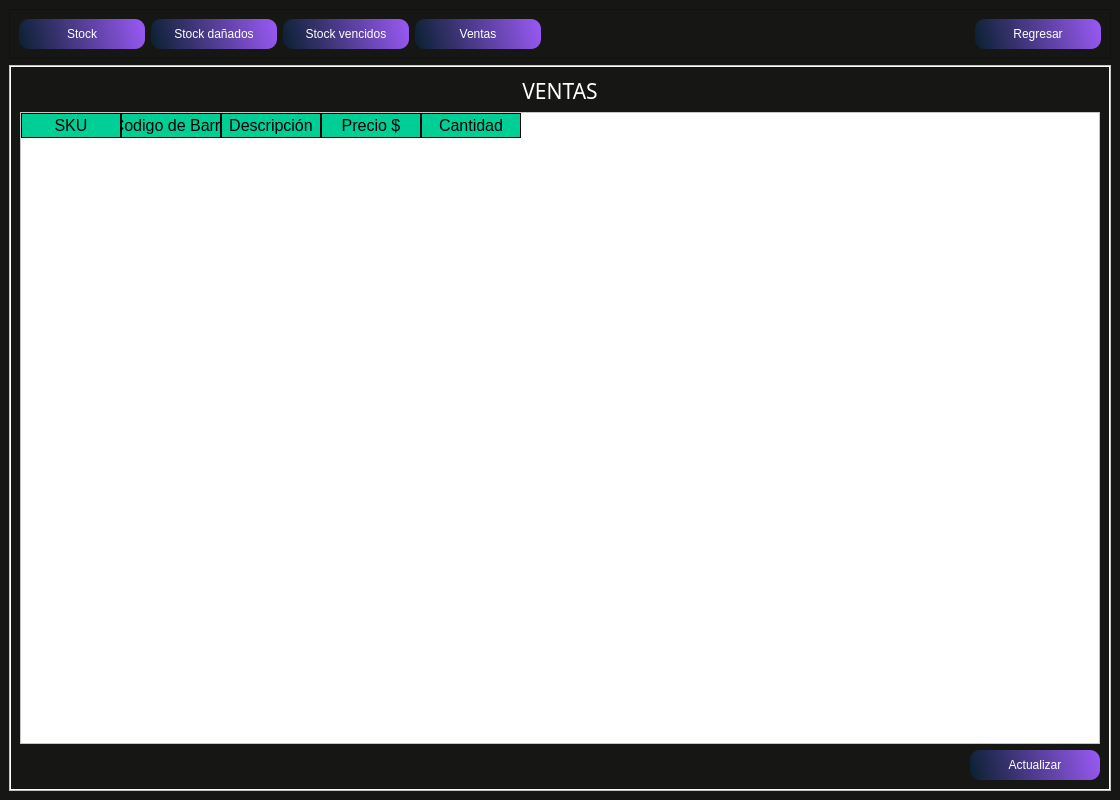
<?xml version="1.0" encoding="UTF-8"?>
<ui version="4.0">
 <class>MainWindow</class>
 <widget class="QMainWindow" name="MainWindow">
  <property name="geometry">
   <rect>
    <x>0</x>
    <y>0</y>
    <width>1120</width>
    <height>800</height>
   </rect>
  </property>
  <property name="minimumSize">
   <size>
    <width>1120</width>
    <height>800</height>
   </size>
  </property>
  <property name="maximumSize">
   <size>
    <width>16777215</width>
    <height>16777215</height>
   </size>
  </property>
  <property name="windowTitle">
   <string>MainWindow</string>
  </property>
  <widget class="QWidget" name="centralwidget">
   <property name="styleSheet">
    <string notr="true">background-color: rgb(22, 22, 20);

</string>
   </property>
   <layout class="QVBoxLayout" name="verticalLayout_2">
    <item>
     <widget class="QFrame" name="frame_superior">
      <property name="maximumSize">
       <size>
        <width>16777215</width>
        <height>50</height>
       </size>
      </property>
      <property name="styleSheet">
       <string notr="true">

QPushButton{
background-color: qlineargradient(spread:reflect, x1:0, y1:0.562273, x2:1, y2:0.5, stop:0 rgba(11, 38, 67, 184), stop: 1 rgba(150, 88, 240, 255));
border-radius: 10px;
font: 12pt &quot;Sans Serif&quot;;
color: rgb(255, 255, 254); }

QPushButton:hover{
background-color: qlineargradient(spread:reflect, x1:0, y1:0.562273, x2:0.949, y2:0.545455, stop: 0 rgba(11, 38, 67, 184), stop:1 rgba(88, 240, 171, 255));
border-radius:10px;
font: 12pt &quot;Sans Serif&quot;;
color: rgb(255, 255, 254);
}</string>
      </property>
      <property name="frameShape">
       <enum>QFrame::StyledPanel</enum>
      </property>
      <property name="frameShadow">
       <enum>QFrame::Raised</enum>
      </property>
      <layout class="QHBoxLayout" name="horizontalLayout">
       <item>
        <widget class="QPushButton" name="pushButton_stock">
         <property name="minimumSize">
          <size>
           <width>126</width>
           <height>30</height>
          </size>
         </property>
         <property name="styleSheet">
          <string notr="true"/>
         </property>
         <property name="text">
          <string>Stock</string>
         </property>
        </widget>
       </item>
       <item>
        <widget class="QPushButton" name="pushButton_stock_danados">
         <property name="minimumSize">
          <size>
           <width>126</width>
           <height>30</height>
          </size>
         </property>
         <property name="styleSheet">
          <string notr="true"/>
         </property>
         <property name="text">
          <string>Stock dañados</string>
         </property>
        </widget>
       </item>
       <item>
        <widget class="QPushButton" name="pushButton_stock_vencidos">
         <property name="minimumSize">
          <size>
           <width>126</width>
           <height>30</height>
          </size>
         </property>
         <property name="styleSheet">
          <string notr="true"/>
         </property>
         <property name="text">
          <string>Stock vencidos</string>
         </property>
        </widget>
       </item>
       <item>
        <widget class="QPushButton" name="pushButton_Ventas">
         <property name="minimumSize">
          <size>
           <width>126</width>
           <height>30</height>
          </size>
         </property>
         <property name="styleSheet">
          <string notr="true"/>
         </property>
         <property name="text">
          <string>Ventas</string>
         </property>
        </widget>
       </item>
       <item>
        <spacer name="horizontalSpacer">
         <property name="orientation">
          <enum>Qt::Horizontal</enum>
         </property>
         <property name="sizeHint" stdset="0">
          <size>
           <width>245</width>
           <height>20</height>
          </size>
         </property>
        </spacer>
       </item>
       <item>
        <widget class="QPushButton" name="pushButton_regresar">
         <property name="minimumSize">
          <size>
           <width>126</width>
           <height>30</height>
          </size>
         </property>
         <property name="styleSheet">
          <string notr="true">QPushButton:hover{
background-color: qlineargradient(spread:pad, x1:0, y1:0, x2:1, y2:0, stop:0 rgba(0, 0, 0, 255), stop:0.727273 rgba(142, 19, 16, 255));
border-radius:10px;
font: 12pt &quot;Sans Serif&quot;;
color: rgb(255, 255, 254);
}</string>
         </property>
         <property name="text">
          <string>Regresar</string>
         </property>
        </widget>
       </item>
      </layout>
     </widget>
    </item>
    <item>
     <widget class="QFrame" name="frame_inferior">
      <property name="styleSheet">
       <string notr="true">QFrame{ 
	background-color: rgb(255, 255, 255);
}

QLabel {
background-color: #000000ff;
}

QTableWidget{
background-color: rgb(255, 255, 255);
	color: rgb(0, 0, 0);
	gridline-color: rgb(206, 0, 55);
font-size: 12px;
color: #000000;
}

QHeaderView::section {

background-color: rgb(0, 206, 151);

border: 1px solid rgb(0, 0, 0);

font-size: 12pt;

}

I

QTableWidget QTableCornerButton::section {

background-color: rgb(0, 0, 0);

border: 1px solid rgb(0, 206, 151);

}</string>
      </property>
      <property name="frameShape">
       <enum>QFrame::StyledPanel</enum>
      </property>
      <property name="frameShadow">
       <enum>QFrame::Raised</enum>
      </property>
      <layout class="QVBoxLayout" name="verticalLayout">
       <property name="leftMargin">
        <number>1</number>
       </property>
       <property name="topMargin">
        <number>1</number>
       </property>
       <property name="rightMargin">
        <number>1</number>
       </property>
       <property name="bottomMargin">
        <number>1</number>
       </property>
       <item>
        <widget class="QStackedWidget" name="stackedWidget">
         <property name="minimumSize">
          <size>
           <width>1080</width>
           <height>720</height>
          </size>
         </property>
         <property name="styleSheet">
          <string notr="true"/>
         </property>
         <property name="currentIndex">
          <number>3</number>
         </property>
         <widget class="QWidget" name="page_stock">
          <property name="minimumSize">
           <size>
            <width>1080</width>
            <height>720</height>
           </size>
          </property>
          <layout class="QVBoxLayout" name="verticalLayout_6">
           <item>
            <widget class="QLabel" name="label_stock">
             <property name="font">
              <font>
               <family>Impact</family>
               <pointsize>16</pointsize>
              </font>
             </property>
             <property name="styleSheet">
              <string notr="true">color: rgb(255, 255, 255);</string>
             </property>
             <property name="text">
              <string>STOCK</string>
             </property>
             <property name="alignment">
              <set>Qt::AlignCenter</set>
             </property>
            </widget>
           </item>
           <item>
            <widget class="QTableWidget" name="tableWidget_stock">
             <column>
              <property name="text">
               <string>SKU</string>
              </property>
             </column>
             <column>
              <property name="text">
               <string>Codigo de Barra</string>
              </property>
             </column>
             <column>
              <property name="text">
               <string>Descripción</string>
              </property>
             </column>
             <column>
              <property name="text">
               <string>Precio $</string>
              </property>
             </column>
             <column>
              <property name="text">
               <string>Cantidad</string>
              </property>
             </column>
            </widget>
           </item>
           <item>
            <layout class="QHBoxLayout" name="horizontalLayout_13">
             <item>
              <spacer name="horizontalSpacer_17">
               <property name="orientation">
                <enum>Qt::Horizontal</enum>
               </property>
               <property name="sizeHint" stdset="0">
                <size>
                 <width>40</width>
                 <height>20</height>
                </size>
               </property>
              </spacer>
             </item>
             <item>
              <widget class="QPushButton" name="pushButton_refrescar_stock_danados_2">
               <property name="minimumSize">
                <size>
                 <width>130</width>
                 <height>30</height>
                </size>
               </property>
               <property name="styleSheet">
                <string notr="true">
QPushButton{
background-color: qlineargradient(spread:reflect, x1:0, y1:0.562273, x2:1, y2:0.5, stop:0 rgba(11, 38, 67, 184), stop: 1 rgba(150, 88, 240, 255));
border-radius: 10px;
font: 12pt &quot;Sans Serif&quot;;
color: rgb(255, 255, 254); }

QPushButton:hover{
background-color: qlineargradient(spread:reflect, x1:0, y1:0.562273, x2:0.949, y2:0.545455, stop: 0 rgba(11, 38, 67, 184), stop:1 rgba(88, 240, 171, 255));
border-radius:10px;
font: 12pt &quot;Sans Serif&quot;;
color: rgb(255, 255, 254);
}</string>
               </property>
               <property name="text">
                <string>Actualizar</string>
               </property>
              </widget>
             </item>
            </layout>
           </item>
           <item>
            <layout class="QHBoxLayout" name="horizontalLayout_6"/>
           </item>
          </layout>
         </widget>
         <widget class="QWidget" name="page_stock_danados">
          <property name="styleSheet">
           <string notr="true"/>
          </property>
          <layout class="QVBoxLayout" name="verticalLayout_8">
           <item>
            <widget class="QLabel" name="label_stock_danados">
             <property name="font">
              <font>
               <family>Impact</family>
               <pointsize>16</pointsize>
              </font>
             </property>
             <property name="styleSheet">
              <string notr="true">color: rgb(255, 255, 255);</string>
             </property>
             <property name="text">
              <string>STOCK DAÑADOS</string>
             </property>
             <property name="alignment">
              <set>Qt::AlignCenter</set>
             </property>
            </widget>
           </item>
           <item>
            <widget class="QTableWidget" name="tableWidget_stock_danados">
             <property name="styleSheet">
              <string notr="true">background-color: rgb(255, 255, 255);</string>
             </property>
             <column>
              <property name="text">
               <string>SKU</string>
              </property>
             </column>
             <column>
              <property name="text">
               <string>Codigo de Barra</string>
              </property>
             </column>
             <column>
              <property name="text">
               <string>Descripción</string>
              </property>
             </column>
             <column>
              <property name="text">
               <string>Precio $</string>
              </property>
             </column>
             <column>
              <property name="text">
               <string>Cantidad</string>
              </property>
             </column>
            </widget>
           </item>
           <item>
            <layout class="QHBoxLayout" name="horizontalLayout_10">
             <item>
              <spacer name="horizontalSpacer_14">
               <property name="orientation">
                <enum>Qt::Horizontal</enum>
               </property>
               <property name="sizeHint" stdset="0">
                <size>
                 <width>40</width>
                 <height>20</height>
                </size>
               </property>
              </spacer>
             </item>
             <item>
              <widget class="QPushButton" name="pushButton_refrescar_stock_danados">
               <property name="minimumSize">
                <size>
                 <width>130</width>
                 <height>30</height>
                </size>
               </property>
               <property name="styleSheet">
                <string notr="true">
QPushButton{
background-color: qlineargradient(spread:reflect, x1:0, y1:0.562273, x2:1, y2:0.5, stop:0 rgba(11, 38, 67, 184), stop: 1 rgba(150, 88, 240, 255));
border-radius: 10px;
font: 12pt &quot;Sans Serif&quot;;
color: rgb(255, 255, 254); }

QPushButton:hover{
background-color: qlineargradient(spread:reflect, x1:0, y1:0.562273, x2:0.949, y2:0.545455, stop: 0 rgba(11, 38, 67, 184), stop:1 rgba(88, 240, 171, 255));
border-radius:10px;
font: 12pt &quot;Sans Serif&quot;;
color: rgb(255, 255, 254);
}</string>
               </property>
               <property name="text">
                <string>Actualizar</string>
               </property>
              </widget>
             </item>
            </layout>
           </item>
          </layout>
         </widget>
         <widget class="QWidget" name="page_stock_vencidos">
          <property name="styleSheet">
           <string notr="true"/>
          </property>
          <layout class="QVBoxLayout" name="verticalLayout_9">
           <item>
            <widget class="QLabel" name="label_stock_vencidos">
             <property name="font">
              <font>
               <family>Impact</family>
               <pointsize>16</pointsize>
              </font>
             </property>
             <property name="styleSheet">
              <string notr="true">color: rgb(255, 255, 255);</string>
             </property>
             <property name="text">
              <string>STOCK VENCIDOS</string>
             </property>
             <property name="alignment">
              <set>Qt::AlignCenter</set>
             </property>
            </widget>
           </item>
           <item>
            <widget class="QTableWidget" name="tableWidget_stock_vencidos">
             <property name="styleSheet">
              <string notr="true">background-color: rgb(255, 255, 255);</string>
             </property>
             <column>
              <property name="text">
               <string>SKU</string>
              </property>
             </column>
             <column>
              <property name="text">
               <string>Codigo de Barra</string>
              </property>
             </column>
             <column>
              <property name="text">
               <string>Descripción</string>
              </property>
             </column>
             <column>
              <property name="text">
               <string>Precio $</string>
              </property>
             </column>
             <column>
              <property name="text">
               <string>Cantidad</string>
              </property>
             </column>
            </widget>
           </item>
           <item>
            <layout class="QHBoxLayout" name="horizontalLayout_11">
             <item>
              <spacer name="horizontalSpacer_15">
               <property name="orientation">
                <enum>Qt::Horizontal</enum>
               </property>
               <property name="sizeHint" stdset="0">
                <size>
                 <width>40</width>
                 <height>20</height>
                </size>
               </property>
              </spacer>
             </item>
             <item>
              <widget class="QPushButton" name="pushButton_refrescar_stock_vencidos">
               <property name="minimumSize">
                <size>
                 <width>130</width>
                 <height>30</height>
                </size>
               </property>
               <property name="styleSheet">
                <string notr="true">
QPushButton{
background-color: qlineargradient(spread:reflect, x1:0, y1:0.562273, x2:1, y2:0.5, stop:0 rgba(11, 38, 67, 184), stop: 1 rgba(150, 88, 240, 255));
border-radius: 10px;
font: 12pt &quot;Sans Serif&quot;;
color: rgb(255, 255, 254); }

QPushButton:hover{
background-color: qlineargradient(spread:reflect, x1:0, y1:0.562273, x2:0.949, y2:0.545455, stop: 0 rgba(11, 38, 67, 184), stop:1 rgba(88, 240, 171, 255));
border-radius:10px;
font: 12pt &quot;Sans Serif&quot;;
color: rgb(255, 255, 254);
}</string>
               </property>
               <property name="text">
                <string>Actualizar</string>
               </property>
              </widget>
             </item>
            </layout>
           </item>
          </layout>
         </widget>
         <widget class="QWidget" name="page_ventas">
          <property name="styleSheet">
           <string notr="true"/>
          </property>
          <layout class="QVBoxLayout" name="verticalLayout_7">
           <item>
            <widget class="QLabel" name="label_stock_4">
             <property name="font">
              <font>
               <family>Impact</family>
               <pointsize>16</pointsize>
              </font>
             </property>
             <property name="styleSheet">
              <string notr="true">color: rgb(255, 255, 255);</string>
             </property>
             <property name="text">
              <string>VENTAS</string>
             </property>
             <property name="alignment">
              <set>Qt::AlignCenter</set>
             </property>
            </widget>
           </item>
           <item>
            <widget class="QTableWidget" name="tableWidget_ventas">
             <property name="styleSheet">
              <string notr="true">background-color: rgb(255, 255, 255);</string>
             </property>
             <column>
              <property name="text">
               <string>SKU</string>
              </property>
             </column>
             <column>
              <property name="text">
               <string>Codigo de Barra</string>
              </property>
             </column>
             <column>
              <property name="text">
               <string>Descripción</string>
              </property>
             </column>
             <column>
              <property name="text">
               <string>Precio $</string>
              </property>
             </column>
             <column>
              <property name="text">
               <string>Cantidad</string>
              </property>
             </column>
            </widget>
           </item>
           <item>
            <layout class="QHBoxLayout" name="horizontalLayout_12">
             <item>
              <spacer name="horizontalSpacer_16">
               <property name="orientation">
                <enum>Qt::Horizontal</enum>
               </property>
               <property name="sizeHint" stdset="0">
                <size>
                 <width>40</width>
                 <height>20</height>
                </size>
               </property>
              </spacer>
             </item>
             <item>
              <widget class="QPushButton" name="pushButton_refrescar_ventas">
               <property name="minimumSize">
                <size>
                 <width>130</width>
                 <height>30</height>
                </size>
               </property>
               <property name="styleSheet">
                <string notr="true">
QPushButton{
background-color: qlineargradient(spread:reflect, x1:0, y1:0.562273, x2:1, y2:0.5, stop:0 rgba(11, 38, 67, 184), stop: 1 rgba(150, 88, 240, 255));
border-radius: 10px;
font: 12pt &quot;Sans Serif&quot;;
color: rgb(255, 255, 254); }

QPushButton:hover{
background-color: qlineargradient(spread:reflect, x1:0, y1:0.562273, x2:0.949, y2:0.545455, stop: 0 rgba(11, 38, 67, 184), stop:1 rgba(88, 240, 171, 255));
border-radius:10px;
font: 12pt &quot;Sans Serif&quot;;
color: rgb(255, 255, 254);
}</string>
               </property>
               <property name="text">
                <string>Actualizar</string>
               </property>
              </widget>
             </item>
            </layout>
           </item>
          </layout>
         </widget>
        </widget>
       </item>
      </layout>
     </widget>
    </item>
   </layout>
  </widget>
 </widget>
 <resources/>
 <connections/>
</ui>
